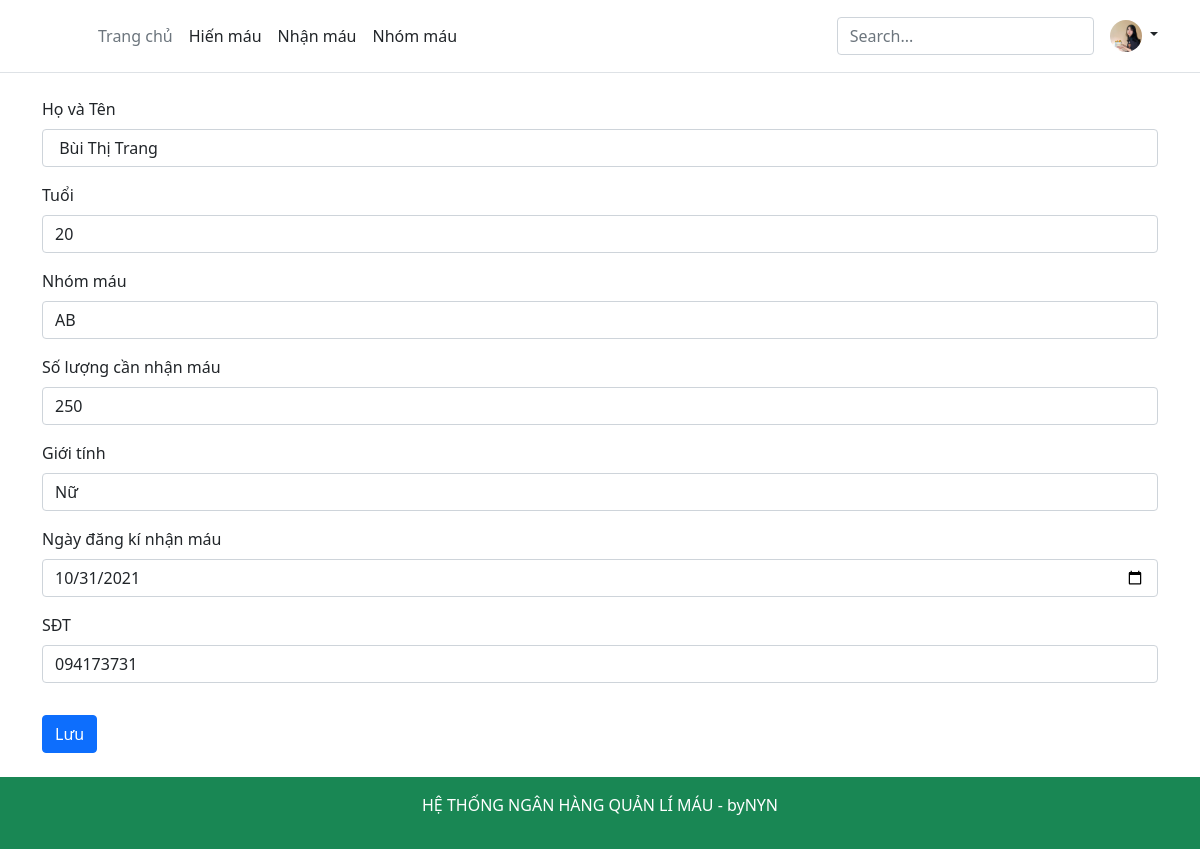
Screenshot of /sua.php?reci_id=5 with the database file from the repository.
### tables this page shows
CREATE TABLE `blood_recipient` (
  `reci_id` int(11) NOT NULL,
  `reci_name` varchar(100) DEFAULT NULL,
  `reci_age` int(11) DEFAULT NULL,
  `reci_bgrp` char(10) DEFAULT NULL,
  `reci_bqnty` int(11) DEFAULT NULL,
  `reci_sex` varchar(20) DEFAULT NULL,
  `reci_reg_date` date DEFAULT NULL,
  `reci_phno` varchar(50) DEFAULT NULL
);

### src/sua.php (the view, shortened to what this page needs)
    <?php
        include('header.php');
    ?>
    <div class="container">
        <?php
            $conn = mysqli_connect('localhost', 'root', '', 'hienmau');
            $id = $_GET['reci_id'];
            $sql = "SELECT * from blood_recipient where reci_id = $id";
            $result = mysqli_query($conn, $sql);
            if (mysqli_num_rows($result) > 0) {
                while ($row = mysqli_fetch_assoc($result)) {
        ?>
        <form class="mt-4" method="POST" action="">
            <div class="mb-3">
                <label for="fullName" class="form-label">Họ và Tên</label>
                <input type="text" name="fullName" class="form-control" id="fullName" value="<?php echo $row['reci_name'] ?>">
            </div>
            <div class="mb-3">
                <label for="tuoi" class="form-label">Tuổi </label>
                <input type="text" name="tuoi" class="form-control" id="tuoi" value="<?php echo $row['reci_age'] ?>" >
            </div>
            <div class="mb-3">
                <label for="nhommau" class="form-label">Nhóm máu</label>
                <input type="text" name="nhommau" class="form-control" id="nhommau" value="<?php echo $row['reci_bgrp'] ?>">
            </div>
            <div class="mb-3">
                <label for="slcannhanmau" class="form-label">Số lượng cần nhận máu</label>
                <input type="text" name="slcannhanmau" class="form-control" id="slcannhanmau" value="<?php echo $row['reci_bqnty'] ?>">
            </div>
            <div class="mb-3">
                <label for="gioitinh" class="form-label">Giới tính</label>
                <input type="text" name="gioitinh" class="form-control" id="gioitinh" value="<?php echo $row['reci_sex'] ?>" >
            </div>
            <div class="mb-3">
                <label for="ngaydk" class="form-label">Ngày đăng kí nhận máu </label>
                <input type="date" name="ngaydk" class="form-control" id="ngaydk" value="<?php echo $row['reci_reg_date'] ?>" >
            </div>
            <div class="mb-3">
                <label for="sdt" class="form-label">SĐT</label>
                <input type="text" name="sdt" class="form-control" id="sdt" value="<?php echo $row['reci_phno'] ?>">
            </div>
            <button type="submit" class="btn btn-primary mt-3 mb-4" name="sua">Lưu  </button>
        </form>
        <?php }
            }
        ?>
    </div>
<?php
include('./footer.php');
?>

### rows the page displays
blood_recipient: fullName "Bùi Thị Trang", tuoi "20", nhommau "AB", slcannhanmau "250", gioitinh "Nữ", ngaydk "10/31/2021", sdt "094173731"
